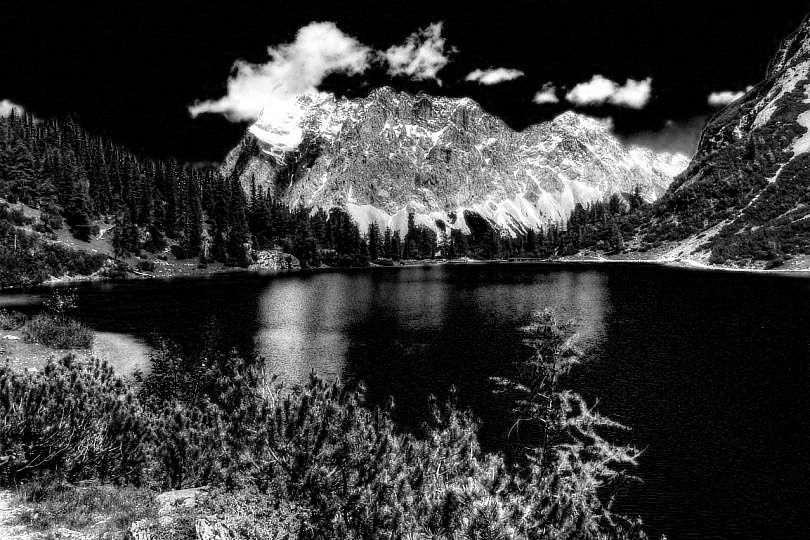
#> input picture imagen1/imagen1_salida_gray_rojo.jpg, 810 x 540 px
$ jupyter execute 'problema 2.ipynb'
#> lines starting #> are read from the running program, lines starting #| are printed output that depends on the picture
[cell 1]
import cv2
import numpy as np

def construir_imagen_color(red_img, green_img, blue_img):
    # Apilamos las imágenes en una sola matriz 3D para combinar los canales de color
    image_color = np.stack((blue_img, green_img, red_img), axis=-1)

    # Escalamos los valores para que estén en el rango [0, 255]
    image_color = (image_color - np.min(image_color)) / (np.max(image_color) - np.min(image_color)) * 255

    # Convertimos la matriz a tipo de datos entero de 8 bits (uint8)
    image_color = np.uint8(image_color)

    return image_color

[cell 2]
# Cargar las imágenes en escala de grises (red_img, green_img y blue_img)
red_img = cv2.imread("imagen1/imagen1_salida_gray_rojo.jpg", cv2.IMREAD_GRAYSCALE)
#> red_img is the input picture: shape (540, 810); min 0, max 255, mean 57.5
green_img = cv2.imread("imagen1/imagen1_salida_gray_verde.jpg", cv2.IMREAD_GRAYSCALE)
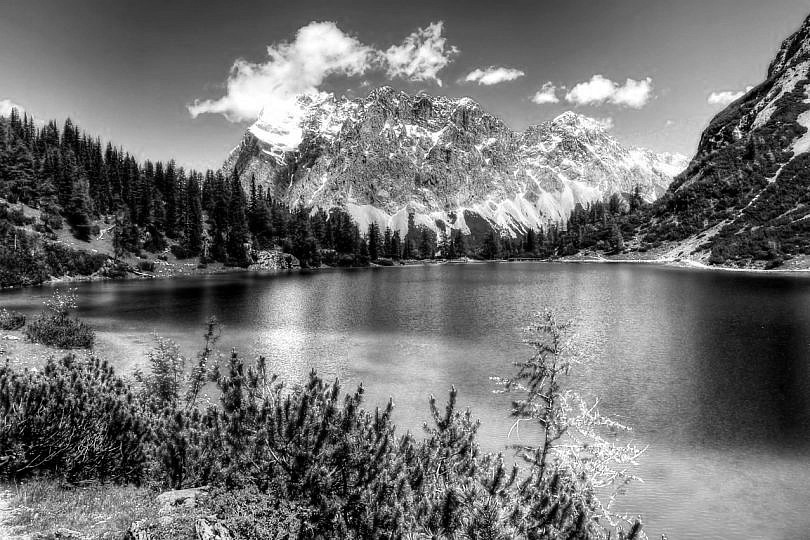
#> input picture imagen1/imagen1_salida_gray_verde.jpg, 810 x 540 px
#> green_img is the input picture: shape (540, 810); min 0, max 255, mean 113.9
blue_img = cv2.imread("imagen1/imagen1_salida_gray_azul.jpg", cv2.IMREAD_GRAYSCALE)
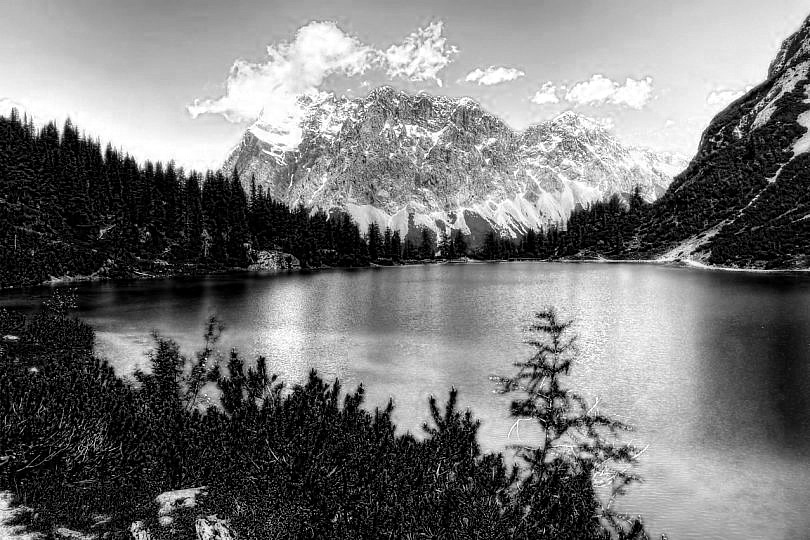
#> input picture imagen1/imagen1_salida_gray_azul.jpg, 810 x 540 px
#> blue_img is the input picture: shape (540, 810); min 0, max 255, mean 118.1

# Construir la imagen a color
imagen_color = construir_imagen_color(red_img, green_img, blue_img)
#> in construir_imagen_color, `image_color = np.stack((blue_img, green_img, red_img), axis=-1)`:
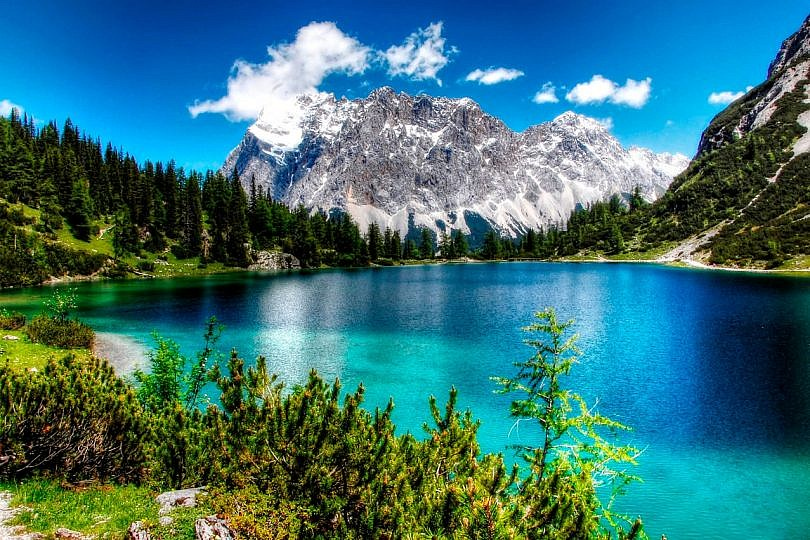
#> image_color: shape (540, 810, 3); mean of channels 0, 1, 2 118.1, 113.9, 57.5; drawn as B, G, R

# Mostrar la imagen a color utilizando cv2
cv2.imshow("Imagen a Color", imagen_color)
cv2.waitKey(0)
cv2.destroyAllWindows()
